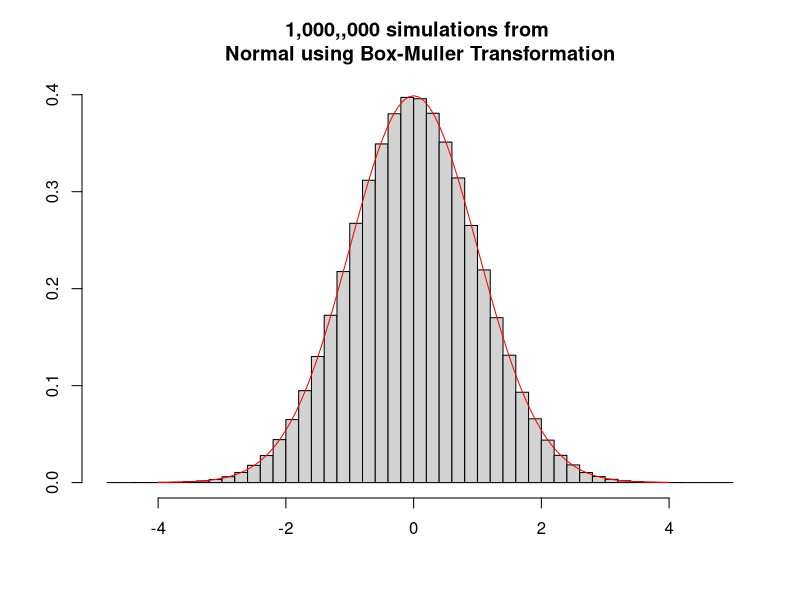

Source code (R):
# Assignment 6.2.1. 
# Write R function for generating normal random numbers
# using Box-Muller transformation.


normal_boxmuller <- function(nr, myu, sigma) {
	urandom1 <- runif(nr)
	urandom2 <- runif(nr)
	Rsq <- (-2 * log(urandom1))
	theta <- 2 * pi * urandom2
	x <- sqrt(Rsq) * cos(theta)
	y <- sqrt(Rsq)* sin(theta)
	z <- (x + y) / sqrt(2)
	y <- myu + (sigma * z)
	return (y)
}

normal_boxmuller (1000, 0, 1)


out <- normal_boxmuller(1000000, 0, 1)
out[1:10]
summary(out)
sd(out)
hist(out,br=50,xlab=" ",ylab=" ",main="1,000,,000 simulations from 
Normal using Box-Muller Transformation",freq=F)
curve(dnorm(x),from=-4,to=4,col="red",add=T)